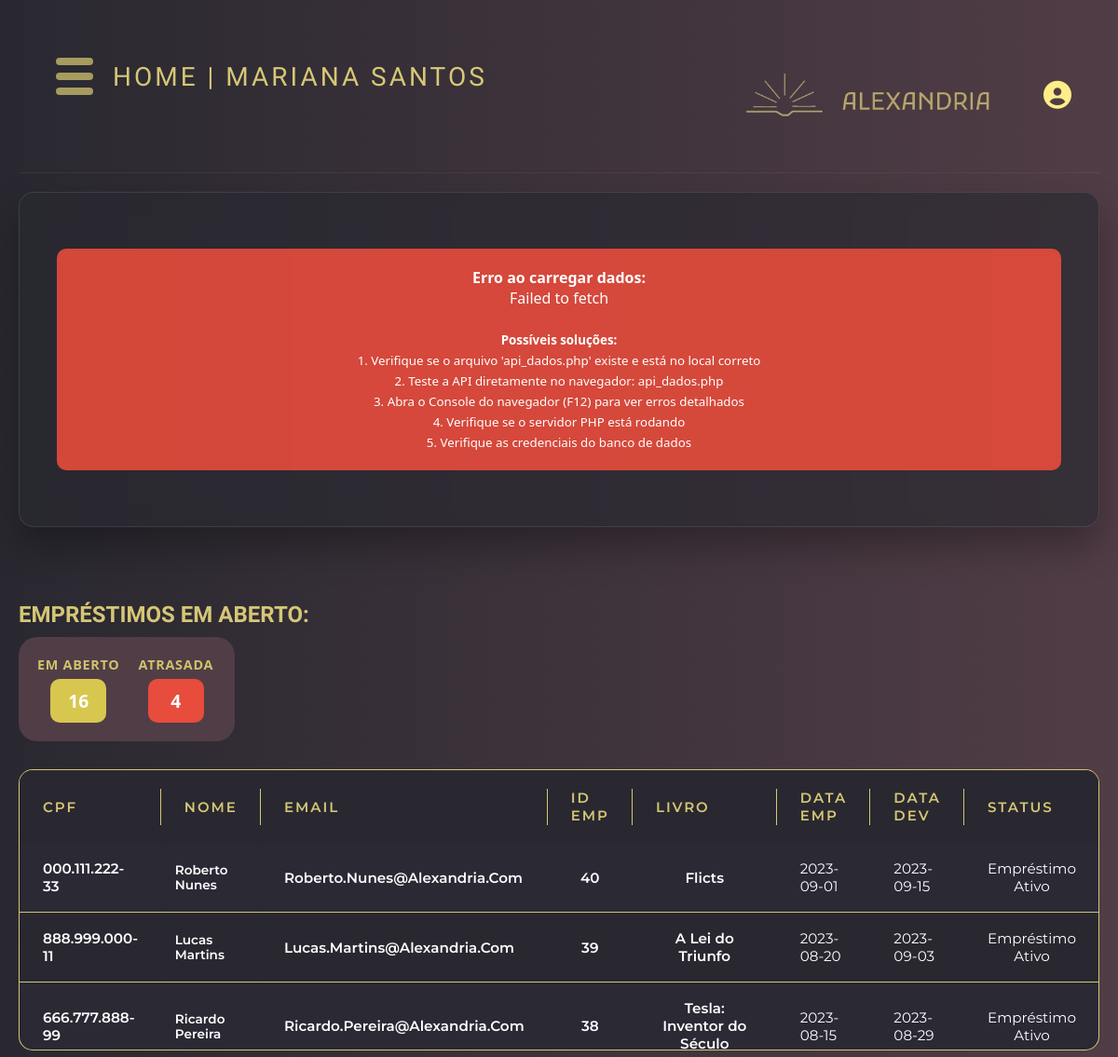
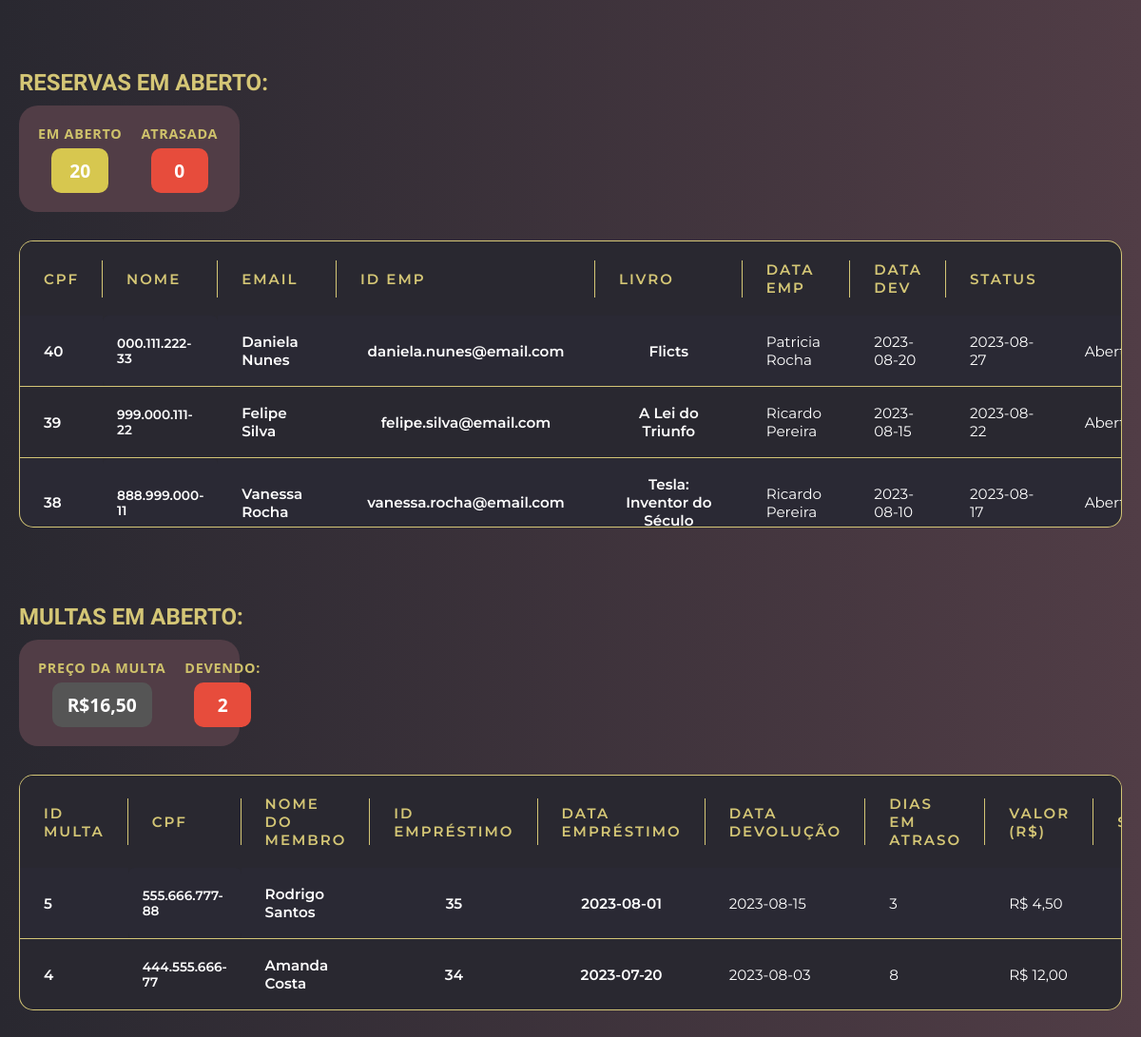
Screenshot of /template/gestao/home.php (signed in) with the database file from the repository (2 pictures, top to bottom).
### tables this page shows
CREATE TABLE EMPRESTIMO (
 pk_emp INT PRIMARY KEY auto_increment,
 emp_prazo INT,
 emp_dataEmp DATE,
 emp_dataDev DATE,
 emp_dataDevReal DATE,
 emp_valorMultaDiaria DECIMAL(10,2) DEFAULT 1.50,
 emp_status ENUM('Empréstimo Ativo', 'Empréstimo Atrasado', 'Renovação Ativa', 'Renovação Atrasada', 'Finalizado') not null default 'Empréstimo Ativo',
 fk_mem INT not null,
 fk_user INT not null,
 fk_liv INT not null,
 FOREIGN KEY(fk_mem) references MEMBRO(pk_mem) on delete restrict on update cascade,
 FOREIGN KEY(fk_user) references USUARIO(pk_user) on delete restrict on update cascade,
 FOREIGN KEY(fk_liv) references LIVRO(pk_liv) on delete restrict on update cascade
);

CREATE TABLE USUARIO ( 
 pk_user INT PRIMARY KEY auto_increment,
 user_nome VARCHAR(250) not null,
 user_cpf VARCHAR(14) unique not null,
 user_email VARCHAR(250),
 user_telefone VARCHAR(16),
 user_senha VARCHAR(255) not null,
 user_login VARCHAR(20) unique,
 user_dataAdmissao DATE,
 user_dataDemissao DATE,
 user_dataCriacao TIMESTAMP DEFAULT CURRENT_TIMESTAMP,
 user_foto VARCHAR(255),
 user_status ENUM('Ativo', 'Inativo'),
 user_tipoUser ENUM('Administrador', 'Secretaria', 'Almoxarife')
);

CREATE TABLE LIVRO ( 
 pk_liv INT PRIMARY KEY auto_increment,
 liv_titulo VARCHAR(200) not null,
 liv_isbn VARCHAR(17) not null unique,
 liv_edicao INT,
 liv_anoPublicacao INT,
 liv_sinopse VARCHAR(3000),
 liv_estoque INT,
 liv_dataAlteracaoEstoque DATETIME,
 liv_dataCriacao TIMESTAMP DEFAULT CURRENT_TIMESTAMP,
 liv_idioma VARCHAR(30),
 liv_num_paginas INT,
 liv_capa VARCHAR(255),
 fk_aut INT not null,
 fk_cat INT not null,
 FOREIGN KEY(fk_aut) references AUTOR(pk_aut),
 FOREIGN KEY(fk_cat) references CATEGORIA(pk_cat)
);

CREATE TABLE RESERVA ( 
 pk_res INT PRIMARY KEY auto_increment,
 res_prazo INT,
 res_dataMarcada DATE,
 res_dataVencimento DATE,
 res_dataFinalizada DATE,
 res_status ENUM('Aberta', 'Cancelada', 'Finalizada', 'Atrasada') not null default 'Aberta',
 fk_mem INT not null,
 fk_liv INT not null,
 fk_user INT not null,
 FOREIGN KEY(fk_mem) references MEMBRO(pk_mem) on delete restrict on update cascade,
 FOREIGN KEY(fk_liv) references LIVRO(pk_liv) on delete restrict on update cascade,
 FOREIGN KEY(fk_user) references USUARIO(pk_user) on delete restrict on update cascade
);

CREATE TABLE MEMBRO (
 pk_mem INT PRIMARY KEY auto_increment,
 mem_nome VARCHAR(250) not null,
 mem_cpf VARCHAR(14) unique not null,
 mem_senha VARCHAR(250) not null,
 mem_email VARCHAR(250),
 mem_telefone VARCHAR(16),
 mem_dataCriacao TIMESTAMP DEFAULT CURRENT_TIMESTAMP,
 mem_status ENUM('Ativo', 'Suspenso')
 );

CREATE TABLE MULTA ( 
 pk_mul INT PRIMARY KEY auto_increment,
 mul_valor DECIMAL(10,2),
 mul_qtdDias INT,
 mul_status ENUM('Aberta', 'Finalizada'),
 fk_mem INT not null,
 fk_emp INT not null,
 FOREIGN KEY(fk_mem) references MEMBRO(pk_mem) on delete restrict on update cascade,
 FOREIGN KEY(fk_emp) references EMPRESTIMO(pk_emp) on delete restrict on update cascade
);

### template/gestao/home.php (the view, shortened to what this page needs)
<?php
include '../header.php';
$conexao = conectaBd();
$sql = "
    SELECT
        u.user_cpf AS cpf,
        u.user_nome AS nome,
        u.user_email AS email,
        e.pk_emp AS id_emprestimo,
        l.liv_titulo AS livro,
        e.emp_dataEmp AS data_emprestimo,
        e.emp_dataDev AS data_devolucao,
        e.emp_status AS status
    FROM EMPRESTIMO e
    JOIN USUARIO u ON e.fk_user = u.pk_user
    JOIN LIVRO l ON e.fk_liv = l.pk_liv
    ORDER BY e.emp_dataEmp DESC
";
$sqlReserva =
    "SELECT
    r.pk_res AS id_reserva,
    m.mem_cpf AS cpf_membro,
    m.mem_nome AS nome_membro,
    m.mem_email AS email_membro,
    l.liv_titulo AS titulo_livro,
    u.user_nome AS nome_usuario,
    r.res_dataMarcada AS data_marcada,
    r.res_dataVencimento AS data_vencimento,
    r.res_dataFinalizada AS data_finalizada,
    r.res_status AS status
FROM RESERVA r
JOIN MEMBRO m ON r.fk_mem = m.pk_mem
JOIN LIVRO l ON r.fk_liv = l.pk_liv
JOIN USUARIO u ON r.fk_user = u.pk_user
ORDER BY r.res_dataMarcada DESC";
try {
    $stmtReserva = $conexao->prepare($sqlReserva);
    $stmtReserva->execute();
    $resultadoReservas = $stmtReserva->fetchAll(PDO::FETCH_ASSOC);
} catch (PDOException $e) {
    die("Erro na consulta de reservas: " . $e->getMessage());
}
$sqlMultasDetalhadas = "
    SELECT
        m.pk_mul AS id_multa,
        mb.mem_cpf AS cpf_membro,
        mb.mem_nome AS nome_membro,
        e.pk_emp AS id_emprestimo,
        e.emp_dataEmp AS data_emprestimo,
        e.emp_dataDev AS data_devolucao,
        m.mul_qtdDias AS dias_em_atraso,
        m.mul_valor AS valor_multa,
        m.mul_status AS status
    FROM MULTA m
    JOIN MEMBRO mb ON m.fk_mem = mb.pk_mem
    JOIN EMPRESTIMO e ON m.fk_emp = e.pk_emp
    WHERE m.mul_status = 'Aberta'
    ORDER BY m.pk_mul DESC
";
try {
    $stmtMultas = $conexao->prepare($sqlMultasDetalhadas);
    $stmtMultas->execute();
    $resultadoMultas = $stmtMultas->fetchAll(PDO::FETCH_ASSOC);
} catch (PDOException $e) {
    die("Erro na consulta de multas: " . $e->getMessage());
}
$sqlEmp = "
    SELECT
        SUM(emp_status = 'Empréstimo Ativo') AS em_aberto,
        SUM(emp_status = 'Empréstimo Atrasado') AS em_atrasado
    FROM EMPRESTIMO
";
$resEmp = $conexao->query($sqlEmp)->fetch(PDO::FETCH_ASSOC);
$sqlRes = "
    SELECT
        SUM(res_status = 'Aberta') AS res_aberto,
        SUM(res_status = 'Atrasada') AS res_atrasada
    FROM RESERVA
";
$resRes = $conexao->query($sqlRes)->fetch(PDO::FETCH_ASSOC);
$sqlMul = "
    SELECT
        COUNT(*) AS qtd_multas,
        SUM(mul_valor) AS total_multas
    FROM MULTA
    WHERE mul_status = 'Aberta'
";
$resMul = $conexao->query($sqlMul)->fetch(PDO::FETCH_ASSOC);
try {
    $stmt = $conexao->prepare($sql);
    $stmt->execute();
    $resultado = $stmt->fetchAll(PDO::FETCH_ASSOC);
} catch (PDOException $e) {
    die("Erro na consulta: " . $e->getMessage());
}
?>
<!DOCTYPE html>
<html lang="pt-BR">
<head>
</head>
<body>
    <div class="container">
        <div id="error" class="error" style="display: none;"></div>
    </div>
</body>
</html>
<div class="tituloHome">
    <h2>Empréstimos em Aberto:</h2>
</div>
<div class="grupo">
    <div class="blocos-horizontal">
        <div class="bloco-container">
            <div class="titulo-bloco">Em Aberto</div>
            <div class="bloco amarelo"><?= $resEmp['em_aberto'] ?></div>
        </div>
        <div class="bloco-container">
            <div class="titulo-bloco">Atrasada</div>
            <div class="bloco vermelho"><?= $resEmp['em_atrasado'] ?></div>
        </div>
    </div>
</div>
<div class='titleliv'>
    <div class="tabela">
        <div class="tisch tisch-overflow">
            <table>
                <tr>
                    <th>CPF</th>
                    <th>Nome</th>
                    <th>Email</th>
                    <th>ID Emp</th>
                    <th>Livro</th>
                    <th>Data Emp</th>
                    <th>Data Dev</th>
                    <th>Status</th>
                </tr>
                <?php if (count($resultado) > 0): ?>
                    <?php foreach ($resultado as $linha): ?>
                        <tr>
                            <td><?php echo htmlspecialchars($linha['cpf']); ?></td>
                            <td><?php echo htmlspecialchars($linha['nome']); ?></td>
                            <td><?php echo htmlspecialchars($linha['email']); ?></td>
                            <td><?php echo htmlspecialchars($linha['id_emprestimo']); ?></td>
                            <td><?php echo htmlspecialchars($linha['livro']); ?></td>
                            <td><?php echo htmlspecialchars($linha['data_emprestimo']); ?></td>
                            <td><?php echo $linha['data_devolucao'] ? htmlspecialchars($linha['data_devolucao']) : 'Pendente'; ?>
                            </td>
                            <td><?php echo htmlspecialchars($linha['status']); ?></td>
                        </tr>
                    <?php endforeach; ?>
                <?php else: ?>
                    <tr>
                        <td colspan='8'>Nenhum empréstimo encontrado.</td>
                    </tr>
                <?php endif; ?>
            </table>
        </div>
    </div>
</div>
<div class="tituloHome">
    <h2>Reservas em Aberto:</h2>
</div>
<div class="grupo">
    <div class="blocos-horizontal">
        <div class="bloco-container">
            <div class="titulo-bloco">Em Aberto</div>
            <div class="bloco amarelo"><?= $resRes['res_aberto'] ?></div>
        </div>
        <div class="bloco-container">
            <div class="titulo-bloco">Atrasada</div>
            <div class="bloco vermelho"><?= $resRes['res_atrasada'] ?></div>
        </div>
    </div>
</div>
<div class='titleliv'>
    <div class="tabela">
        <div class="tisch tisch-overflow">
            <table>
                <tr>
                    <th>CPF</th>
                    <th>Nome</th>
                    <th>Email</th>
                    <th>ID Emp</th>
                    <th>Livro</th>
                    <th>Data Emp</th>
                    <th>Data Dev</th>
                    <th>Status</th>
                </tr>
                <?php if (count($resultadoReservas) > 0): ?>
                    <?php foreach ($resultadoReservas as $linha): ?>
                        <tr>
                            <td><?= htmlspecialchars($linha['id_reserva'] ?? '') ?></td>
                            <td><?= htmlspecialchars($linha['cpf_membro'] ?? '') ?></td>
                            <td><?= htmlspecialchars($linha['nome_membro'] ?? '') ?></td>
                            <td><?= htmlspecialchars($linha['email_membro'] ?? '') ?></td>
                            <td><?= htmlspecialchars($linha['titulo_livro'] ?? '') ?></td>
                            <td><?= htmlspecialchars($linha['nome_usuario'] ?? '') ?></td>
                            <td><?= htmlspecialchars($linha['data_marcada'] ?? '') ?></td>
                            <td><?= $linha['data_vencimento'] ? htmlspecialchars($linha['data_vencimento']) : 'Não informada'; ?>
                            </td>
                            <td><?= $linha['data_finalizada'] ? htmlspecialchars($linha['data_finalizada']) : 'Aberta'; ?></td>
                        </tr>
                    <?php endforeach; ?>
                <?php else: ?>
                    <tr>
                        <td colspan="11">Nenhuma reserva encontrada.</td>
                    </tr>
                <?php endif; ?>
            </table>
        </div>
    </div>
</div>
<div class="tituloHome">
    <h2>Multas em Aberto:</h2>
</div>
<div class="grupo">
    <div class="botoes-container blocos-horizontal">
        <div class="bloco-container">
            <div class="titulo-bloco">Preço da Multa</div>
            <div class="bloco azul-escuro">R$<?= number_format($resMul['total_multas'] ?? 0, 2, ',', '.') ?></div>
        </div>
        <div class="bloco-container">
            <div class="titulo-bloco"> Devendo:</div>
            <div class="bloco vermelho"><?= $resMul['qtd_multas'] ?? 0 ?></div>
        </div>
    </div>
</div>
<div class="titleliv">
    <div class="tabela">
        <div class="tisch tisch-overflow">
            <table>
                <tr>
                    <th>ID Multa</th>
                    <th>CPF</th>
                    <th>Nome do Membro</th>
                    <th>ID Empréstimo</th>
                    <th>Data Empréstimo</th>
                    <th>Data Devolução</th>
                    <th>Dias em Atraso</th>
                    <th>Valor (R$)</th>
                    <th>Status</th>
                </tr>
                <?php if (count($resultadoMultas) > 0): ?>
                    <?php foreach ($resultadoMultas as $m): ?>
                        <tr>
                            <td><?= htmlspecialchars($m['id_multa'] ?? '') ?></td>
                            <td><?= htmlspecialchars($m['cpf_membro'] ?? '') ?></td>
                            <td><?= htmlspecialchars($m['nome_membro'] ?? '') ?></td>
                            <td><?= htmlspecialchars($m['id_emprestimo'] ?? '') ?></td>
                            <td><?= htmlspecialchars($m['data_emprestimo'] ?? '') ?></td>
                            <td><?= $m['data_devolucao'] ? htmlspecialchars($m['data_devolucao']) : 'Pendente'; ?></td>
                            <td><?= htmlspecialchars($m['dias_em_atraso'] ?? '0') ?></td>
                            <td>R$ <?= number_format($m['valor_multa'] ?? 0, 2, ',', '.') ?></td>
                            <td><?= htmlspecialchars($m['status'] ?? '') ?></td>
                        </tr>
                    <?php endforeach; ?>
                <?php else: ?>
                    <tr><td colspan="9">Nenhuma multa em aberto encontrada.</td></tr>
                <?php endif; ?>
            </table>
        </div>
    </div>
</div>

### rows the page displays
emprestimo: fk_user.user_cpf "000.111.222-33", fk_user.user_nome "Roberto Nunes", fk_user.user_email "Roberto.nunes@alexandria.com", pk_emp "40", fk_liv.liv_titulo "Flicts", emp_dataEmp "2023-09-01", emp_dataDev "2023-09-15", emp_status "Empréstimo Ativo"
emprestimo: fk_user.user_cpf "888.999.000-11", fk_user.user_nome "Lucas Martins", fk_user.user_email "Lucas.martins@alexandria.com", pk_emp "39", fk_liv.liv_titulo "A Lei do Triunfo", emp_dataEmp "2023-08-20", emp_dataDev "2023-09-03", emp_status "Empréstimo Ativo"
emprestimo: fk_user.user_cpf "666.777.888-99", fk_user.user_nome "Ricardo Pereira", fk_user.user_email "Ricardo.pereira@alexandria.com", pk_emp "38", fk_liv.liv_titulo "Tesla: Inventor do Século", emp_dataEmp "2023-08-15", emp_dataDev "2023-08-29", emp_status "Empréstimo Ativo"
reserva: pk_res "40", fk_mem.mem_cpf "000.111.222-33", fk_mem.mem_nome "Daniela Nunes", fk_mem.mem_email "daniela.nunes@email.com", fk_liv.liv_titulo "Flicts", fk_user.user_nome "Patricia Rocha", res_dataMarcada "2023-08-20", res_dataVencimento "2023-08-27", shows "Aberta"
reserva: pk_res "39", fk_mem.mem_cpf "999.000.111-22", fk_mem.mem_nome "Felipe Silva", fk_mem.mem_email "felipe.silva@email.com", fk_liv.liv_titulo "A Lei do Triunfo", fk_user.user_nome "Ricardo Pereira", res_dataMarcada "2023-08-15", res_dataVencimento "2023-08-22", shows "Aberta"
reserva: pk_res "38", fk_mem.mem_cpf "888.999.000-11", fk_mem.mem_nome "Vanessa Rocha", fk_mem.mem_email "vanessa.rocha@email.com", fk_liv.liv_titulo "Tesla: Inventor do Século", fk_user.user_nome "Ricardo Pereira", res_dataMarcada "2023-08-10", res_dataVencimento "2023-08-17", shows "Aberta"
multa: pk_mul "5", fk_mem.mem_cpf "555.666.777-88", fk_mem.mem_nome "Rodrigo Santos", fk_emp.pk_emp "35", fk_emp.emp_dataEmp "2023-08-01", fk_emp.emp_dataDev "2023-08-15", mul_qtdDias "3", mul_valor "4,50"
multa: pk_mul "4", fk_mem.mem_cpf "444.555.666-77", fk_mem.mem_nome "Amanda Costa", fk_emp.pk_emp "34", fk_emp.emp_dataEmp "2023-07-20", fk_emp.emp_dataDev "2023-08-03", mul_qtdDias "8", mul_valor "12,00"

### other values shown
$tituloH1 "HOME | MARIANA SANTOS"
$resEmp['em_aberto'] "16"
$resEmp['em_atrasado'] "4"
$resRes['res_aberto'] "20"
$resRes['res_atrasada'] "0"
$resMul['total_multas'] "16,50"
$resMul['qtd_multas'] "2"
